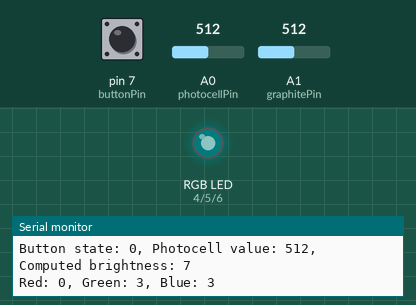
This sketch was run on a simulated Arduino Uno, built for the host (arithmetic inside an expression is 32-bit, double 64-bit). On the bench: an RGB LED mixed from three pins (HIGH = lit), the last lines printed to the serial monitor. The test bench sets the inputs (shaded band); at power-on: pin 7 (buttonPin) HIGH, A0 (photocellPin) = 512, A1 (graphitePin) = 512. Dim RGB values are drawn brighter than linear.

Above: at 1.2 s.
1.3 s: pin 7 (buttonPin) pulled LOW for 1 s
At 28.33 s:
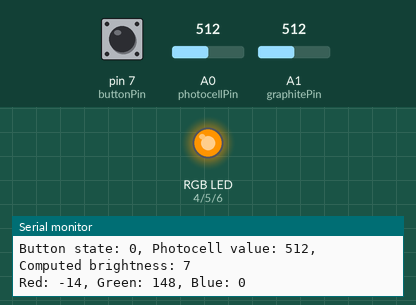
At 28.72 s:
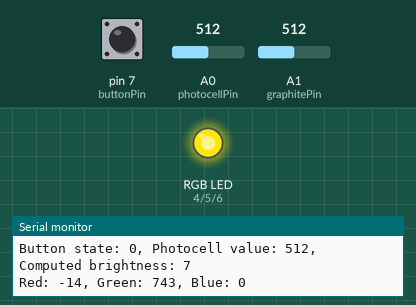
Timing chart, 0 to 29.7 s (numbered marks = the images above; inputs shaded):
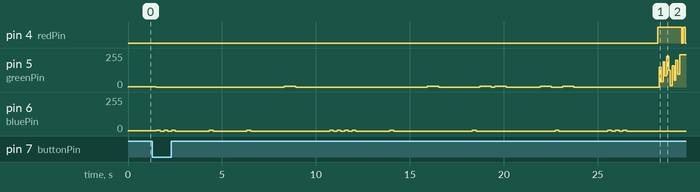

The sketch:

seahawk_nightlightv2.ino
```cpp
// Code in this file was generated using Claude AI

// Pin Definitions
const int redPin = 4;
const int greenPin = 5;
const int bluePin = 6;
const int buttonPin = 7;
const int photocellPin = A0;
const int graphitePin = A1;

// Variable to store the button state
bool buttonPressed = false;
int buttonState;
int lastButtonState = HIGH;
unsigned long lastDebounceTime = 0;
unsigned long debounceDelay = 50;

// For RGB LED control
int brightness;

// Variables for color modes
enum ColorMode {
  PHOTOCELL,
  MORSE_CODE,
  RAINBOW,
  OFF
};
ColorMode currentMode = PHOTOCELL;

// Variables for rainbow effect
int rainbowHue = 0;
int rainbowStep = 5;

// Variables for Morse code mode
const int dotDelay = 200;
const int dashDelay = dotDelay * 3;
const int letterSpacing = dotDelay;
const int wordSpacing = dotDelay * 7;

const char* morseCode = "... . . - .... . - .-- -.- ...";

void setup() {
  Serial.begin(9600);

  pinMode(redPin, OUTPUT);
  pinMode(greenPin, OUTPUT);
  pinMode(bluePin, OUTPUT);
  pinMode(buttonPin, INPUT_PULLUP);
  pinMode(graphitePin, INPUT);

  // Initialize RGB LED to off
  analogWrite(redPin, 0);
  analogWrite(greenPin, 0);
  analogWrite(bluePin, 0);
}

void loop() {
  int reading = digitalRead(buttonPin);

  // Debounce the button press
  if (reading != lastButtonState) {
    lastDebounceTime = millis();
  }
  if ((millis() - lastDebounceTime) > debounceDelay) {
    if (reading != buttonState) {
      buttonState = reading;
      if (buttonState == LOW) {
        buttonPressed = true;
      }
    }
  }
  lastButtonState = reading;

  // Read the photocell value
  int sensorValue = analogRead(photocellPin);

  // Dramatically adjust brightness based on light level
  brightness = map(sensorValue, 0, 1023, 0, 255);
  float powerFactor = 5.0;
  brightness = (int)(pow((float)brightness / 255.0, powerFactor) * 255);

  // Debug output for monitoring changes and values
  Serial.print("Button state: ");
  Serial.print(buttonPressed);
  Serial.print(", Photocell value: ");
  Serial.print(sensorValue);
  Serial.print(", Computed brightness: ");
  Serial.println(brightness);

  // Check if the graphite strip is touched
  int graphiteValue = analogRead(graphitePin);
  if (graphiteValue < 100) {
    currentMode = OFF;
  }

  // Control RGB LED based on button state
  if (buttonPressed) {
    currentMode = (ColorMode)((currentMode + 1) % 4);
    buttonPressed = false;
  }

  switch (currentMode) {
    case PHOTOCELL:
      // Map the photocell value to the color range (blue to green)
      int colorValue = map(sensorValue, 0, 1023, 0, 255);
      int red = 0;
      int green = colorValue;
      int blue = 255 - colorValue;
      setColor(red, green, blue);
      break;
    case MORSE_CODE:
      blinkMorseCode();
      currentMode = RAINBOW;
      break;
    case RAINBOW:
      int red, green, blue;
      hsvToRgb(rainbowHue, 255, 255, &red, &green, &blue);
      setColor(red, green, blue);
      rainbowHue += rainbowStep;
      if (rainbowHue >= 360) {
        rainbowHue -= 360;
      }
      break;
    case OFF:
      setColor(0, 0, 0);
      break;
  }

  delay(50);
}

void setColor(int red, int green, int blue) {
  int scaledRed = (red * brightness) / 255;
  int scaledGreen = (green * brightness) / 255;
  int scaledBlue = (blue * brightness) / 255;

  analogWrite(redPin, scaledRed);
  analogWrite(greenPin, scaledGreen);
  analogWrite(bluePin, scaledBlue);

  // Debug output to check scaled color values
  Serial.print("Red: ");
  Serial.print(scaledRed);
  Serial.print(", Green: ");
  Serial.print(scaledGreen);
  Serial.print(", Blue: ");
  Serial.println(scaledBlue);
}

void hsvToRgb(int hue, int saturation, int value, int* red, int* green, int* blue) {
  float hh, p, q, t, ff;
  long i;
  float r, g, b;

  if (saturation <= 0.0) {
    *red = value;
    *green = value;
    *blue = value;
    return;
  }
  hh = hue;
  if (hh >= 360.0) hh = 0.0;
  hh /= 60.0;
  i = (long)hh;
  ff = hh - i;
  p = value * (1.0 - ((float)saturation / 255.0));
  q = value * (1.0 - ((float)saturation / 255.0) * ff);
  t = value * (1.0 - ((float)saturation / 255.0) * (1.0 - ff));

  switch (i) {
    case 0:
      r = value;
      g = t;
      b = p;
      break;
    case 1:
      r = q;
      g = value;
      b = p;
      break;
    case 2:
      r = p;
      g = value;
      b = t;
      break;
    case 3:
      r = p;
      g = q;
      b = value;
      break;
    case 4:
      r = t;
      g = p;
      b = value;
      break;
    case 5:
    default:
      r = value;
      g = p;
      b = q;
      break;
  }
  *red = (int)(r * 255.0);
  *green = (int)(g * 255.0);
  *blue = (int)(b * 255.0);
}

void blinkMorseCode() {
  for (int i = 0; morseCode[i] != '\0'; i++) {
    if (morseCode[i] == '.') {
      setColor(0, 0, 255);
      delay(dotDelay);
    } else if (morseCode[i] == '-') {
      setColor(0, 255, 0);
      delay(dashDelay);
    } else if (morseCode[i] == ' ') {
      setColor(0, 0, 0);
      delay(wordSpacing);
    }
    setColor(0, 0, 0);
    delay(letterSpacing);
  }
  delay(wordSpacing);
}
```

Measured:
- after the input at 1.3 s, pin 4 (redPin): LOW → HIGH after 26.9 s, → LOW 1.3 s later, → HIGH 0.10 s later, → LOW 0.10 s later; pin 5 (greenPin): 3/255 → 0/255 after 0.20 s, → 7/255 6.8 s later, → 0/255 0.60 s later, → 7/255 7.0 s later, … (25 changes in this stretch)
